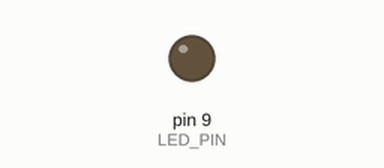
A sketch run on a simulated Arduino Uno, built with avr-gcc and run on an emulated ATmega328P. On the bench: output pins drawn as LEDs (lit = HIGH).

Above: at 0.15 s.
At 32.04 s:
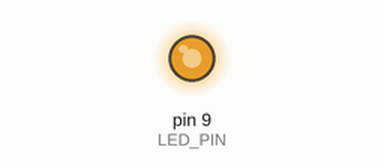
Timing chart, 0 to 32.1 s (numbered marks = the images above):
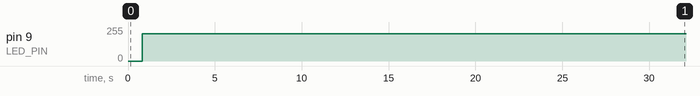

The sketch:

hatten2-3-3-sankaku.ino
```cpp
//値を定義
const int LED_PIN = 9;
void setup() {
  Serial.begin(9600);
  // シリアル通信を9600kbpsで初期化
  pinMode(LED_PIN,OUTPUT);
  //LED_PINを出力に設定
}
void loop() {
  for(int i = 0; i <=204 ; i++){//80パーセントは204
     analogWrite(LED_PIN,i);//iをLED_PINに出力
     delay(1000/204);//204回で1秒
  }
  for(int j = 204; j>0 ; j--){
    analogWrite(LED_PIN,j);//iをLED_PINに出力
    delay(1000/204);//204回で1秒待つ
  }
}
```

Measured:
- by itself, pin 9 (LED_PIN): 0/255 → 204/255 at 0.82 s
